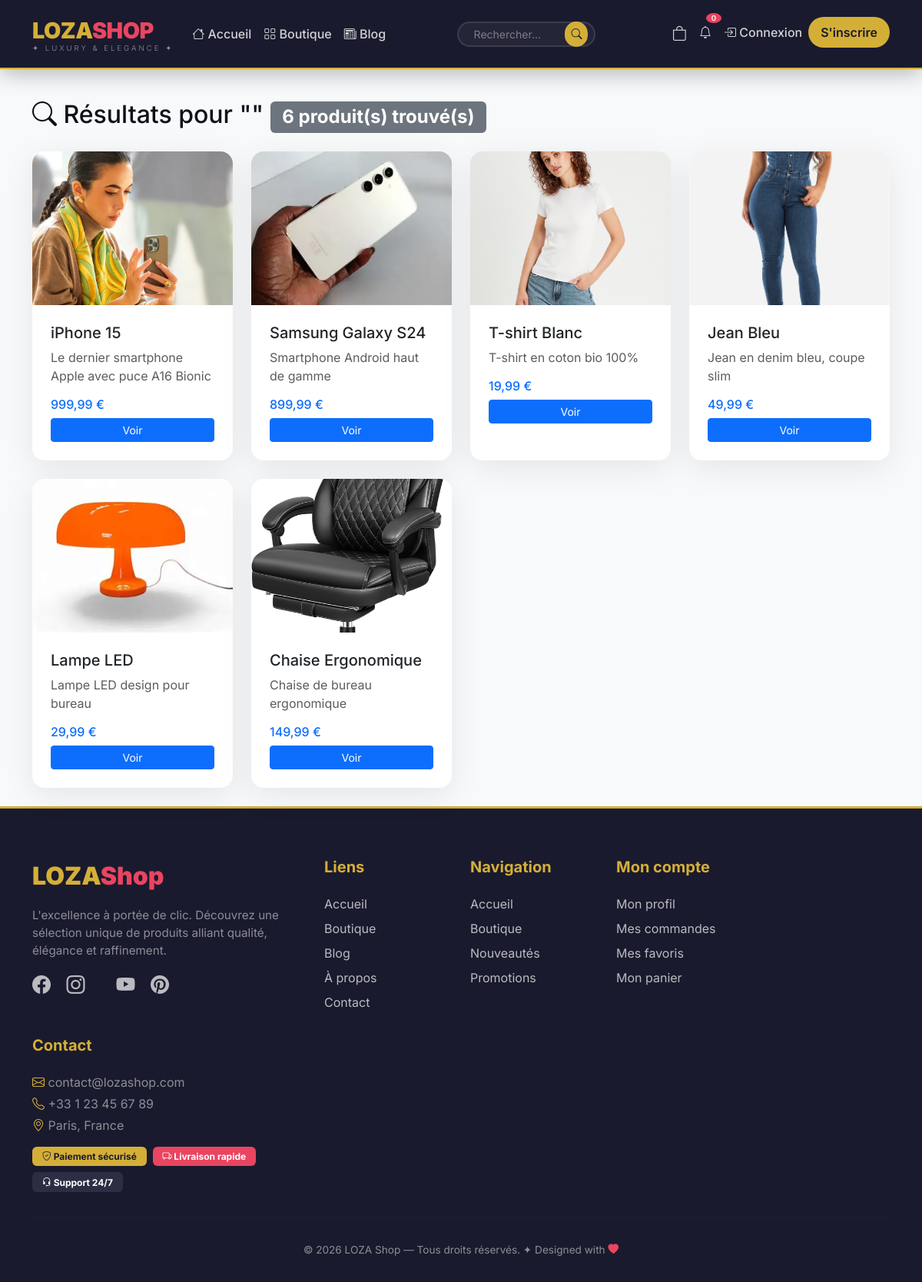
The app's page /search/ with its own data.
### products/models.py (models this page shows, shortened)
class Product(models.Model):
    name = models.CharField(max_length=200)
    slug = models.SlugField(unique=True, blank=True)
    description = models.TextField()
    price = models.DecimalField(max_digits=10, decimal_places=2)
    stock = models.IntegerField(default=0)
    category = models.ForeignKey(Category, on_delete=models.CASCADE, related_name='products')
    image = models.ImageField(upload_to='products/', blank=True, null=True)
    image2 = models.ImageField(upload_to='products/', blank=True, null=True)
    image3 = models.ImageField(upload_to='products/', blank=True, null=True)
    is_active = models.BooleanField(default=True)
    created_at = models.DateTimeField(auto_now_add=True)
    updated_at = models.DateTimeField(auto_now=True)

### products/views.py (the view)
# urls.py: path('search/', views.search_products, name='search'),
def search_products(request):
    query = request.GET.get('q', '')
    products = Product.objects.filter(is_active=True)
    if query:
        products = products.filter(
            Q(name__icontains=query) |
            Q(description__icontains=query) |
            Q(category__name__icontains=query)
        )
    context = {
        'products': products,
        'query': query,
        'count': products.count()
    }
    return render(request, 'products/search_results.html', context)

### cart/context_processors.py (called while the page is built)
def cart_total(request):
    if request.user.is_authenticated:
        total_items = CartItem.objects.filter(user=request.user).count()
    else:
        total_items = 0
    return {'cart_total_items': total_items}

### products/templates/products/search_results.html (shortened to what this page needs)
{% extends 'base.html' %}
{% block content %}
<div class="container mt-4">
    <h2 class="mb-4">
        <i class="bi bi-search"></i>
        Résultats pour "{{ query }}"
        <span class="badge bg-secondary">{{ count }} produit(s) trouvé(s)</span>
    </h2>
    {% if products %}
    <div class="row">
        {% for product in products %}
        <div class="col-md-3 mb-4">
            <div class="card product-card h-100">
                {% if product.image %}
                <img src="{{ product.image.url }}" class="card-img-top" alt="{{ product.name }}" style="height: 200px; object-fit: cover;">
                {% else %}
                <div class="card-img-top bg-light d-flex align-items-center justify-content-center" style="height: 200px;">
                    <i class="bi bi-image" style="font-size: 3rem; color: #ccc;"></i>
                </div>
                {% endif %}
                <div class="card-body">
                    <h5 class="card-title">{{ product.name }}</h5>
                    <p class="card-text text-muted">{{ product.description|truncatewords:10 }}</p>
                    <h6 class="text-primary">{{ product.price }} €</h6>
                    <a href="{% url 'products:product_detail' product.slug %}" class="btn btn-primary btn-sm w-100">Voir</a>
                </div>
            </div>
        </div>
        {% endfor %}
    </div>
    {% endif %}
</div>
{% endblock %}

### templates/base.html (style rules this page uses)
:root { --primary: #1A1A2E; --primary-light: #2D2D44; --secondary: #E94560; --accent: #F5C518; --gold: #D4AF37; --dark: #0F0F1A; --gray: #6B7280; --light: #F8F9FA; --white: #FFFFFF; --shadow: 0 10px 40px rgba(0,0,0,0.08); --shadow-hover: 0 20px 60px rgba(0,0,0,0.15); --radius: 16px; --transition: all 0.4s cubic-bezier(0.25, 0.46, 0.45, 0.94); }
* { margin: 0; padding: 0; box-sizing: border-box; }
body { font-family: 'Inter', sans-serif; background: var(--light); color: var(--dark); min-height: 100vh; display: flex; flex-direction: column; }
.product-card { background: var(--white); border: none; border-radius: var(--radius); overflow: hidden; box-shadow: var(--shadow); transition: var(--transition); height: 100%; position: relative; }
.product-card::before { content: ''; position: absolute; top: 0; left: 0; right: 0; height: 4px; background: linear-gradient(90deg, var(--gold), var(--secondary)); opacity: 0; transition: var(--transition); }
.product-card .card-img-top { height: 240px; object-fit: cover; background: var(--light); transition: var(--transition); }
.product-card .card-body { padding: 1.5rem; }

### records on screen
Product: image (picture), name "iPhone 15", description "Le dernier smartphone Apple avec puce A16 Bionic", price "999,99"
Product: image (picture), name "Samsung Galaxy S24", description "Smartphone Android haut de gamme", price "899,99"
Product: image (picture), name "T-shirt Blanc", description "T-shirt en coton bio 100%", price "19,99"
Product: image (picture), name "Jean Bleu", description "Jean en denim bleu, coupe slim", price "49,99"
Product: image (picture), name "Lampe LED", description "Lampe LED design pour bureau", price "29,99"
Product: image (picture), name "Chaise Ergonomique", description "Chaise de bureau ergonomique", price "149,99"

### other values on screen
{{ count }} "6"
